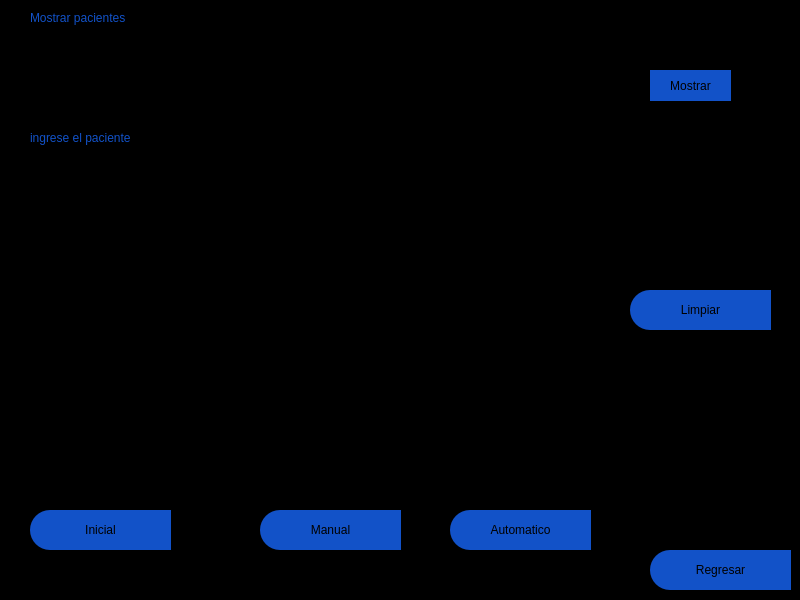
<?xml version="1.0" encoding="UTF-8"?>
<ui version="4.0">
 <class>MainWindow</class>
 <widget class="QMainWindow" name="MainWindow">
  <property name="geometry">
   <rect>
    <x>0</x>
    <y>0</y>
    <width>800</width>
    <height>600</height>
   </rect>
  </property>
  <property name="minimumSize">
   <size>
    <width>800</width>
    <height>600</height>
   </size>
  </property>
  <property name="maximumSize">
   <size>
    <width>800</width>
    <height>600</height>
   </size>
  </property>
  <property name="contextMenuPolicy">
   <enum>Qt::DefaultContextMenu</enum>
  </property>
  <property name="windowTitle">
   <string>Editar_curso</string>
  </property>
  <property name="styleSheet">
   <string notr="true"/>
  </property>
  <widget class="QWidget" name="centralwidget">
   <property name="maximumSize">
    <size>
     <width>800</width>
     <height>600</height>
    </size>
   </property>
   <widget class="QFrame" name="frame">
    <property name="geometry">
     <rect>
      <x>0</x>
      <y>0</y>
      <width>800</width>
      <height>600</height>
     </rect>
    </property>
    <property name="minimumSize">
     <size>
      <width>800</width>
      <height>600</height>
     </size>
    </property>
    <property name="maximumSize">
     <size>
      <width>800</width>
      <height>600</height>
     </size>
    </property>
    <property name="styleSheet">
     <string notr="true">QFrame{
background-color: rgb(0, 0, 0);
}



QLabel{
color: rgb(18, 82, 200);

font: 75 12pt &quot;Arial Black&quot;;
	
}

QLabel:hover{
color: white;


font: 75 12pt &quot;Arial Black&quot;;
}

QLineEdit{
background-color: rgb(0, 0, 0);
color: rgb(255, 255, 255);

font: 75 12pt &quot;Arial&quot;;
	
}

QTextEdit{
background-color: rgb(0, 0, 0);
color: rgb(255, 255, 255);

font: 75 12pt &quot;Arial&quot;;
	
}
</string>
    </property>
    <property name="frameShape">
     <enum>QFrame::StyledPanel</enum>
    </property>
    <property name="frameShadow">
     <enum>QFrame::Raised</enum>
    </property>
    <widget class="QPushButton" name="bt_regresar">
     <property name="geometry">
      <rect>
       <x>650</x>
       <y>550</y>
       <width>141</width>
       <height>40</height>
      </rect>
     </property>
     <property name="minimumSize">
      <size>
       <width>100</width>
       <height>40</height>
      </size>
     </property>
     <property name="styleSheet">
      <string notr="true">QPushButton{
background-color: rgb(18, 82, 200);
border-top-left-radius: 20px;
border-bottom-left-radius: 20px;

font: 75 11pt &quot;Arial Black&quot;;
	
}

QPushButton:hover{
background-color: white;
border-top-left-radius: 20px;
border-bottom-left-radius: 20px;

font: 75 11pt &quot;Arial Black&quot;;
}</string>
     </property>
     <property name="text">
      <string>Regresar</string>
     </property>
     <property name="icon">
      <iconset>
       <normaloff>pngfind.com-back-png-1934895.png</normaloff>pngfind.com-back-png-1934895.png</iconset>
     </property>
     <property name="iconSize">
      <size>
       <width>32</width>
       <height>32</height>
      </size>
     </property>
    </widget>
    <widget class="QPushButton" name="btnmanual">
     <property name="geometry">
      <rect>
       <x>260</x>
       <y>510</y>
       <width>141</width>
       <height>40</height>
      </rect>
     </property>
     <property name="minimumSize">
      <size>
       <width>100</width>
       <height>40</height>
      </size>
     </property>
     <property name="styleSheet">
      <string notr="true">QPushButton{
background-color: rgb(18, 82, 200);
border-top-left-radius: 20px;
border-bottom-left-radius: 20px;

font: 75 11pt &quot;Arial Black&quot;;
	
}

QPushButton:hover{
background-color: white;
border-top-left-radius: 20px;
border-bottom-left-radius: 20px;

font: 75 11pt &quot;Arial Black&quot;;
}</string>
     </property>
     <property name="text">
      <string>Manual</string>
     </property>
     <property name="icon">
      <iconset>
       <normaloff>escritura.png</normaloff>escritura.png</iconset>
     </property>
     <property name="iconSize">
      <size>
       <width>32</width>
       <height>32</height>
      </size>
     </property>
    </widget>
    <widget class="QLabel" name="label_8">
     <property name="geometry">
      <rect>
       <x>30</x>
       <y>0</y>
       <width>400</width>
       <height>35</height>
      </rect>
     </property>
     <property name="minimumSize">
      <size>
       <width>400</width>
       <height>35</height>
      </size>
     </property>
     <property name="maximumSize">
      <size>
       <width>200</width>
       <height>30</height>
      </size>
     </property>
     <property name="text">
      <string>Mostrar pacientes</string>
     </property>
    </widget>
    <widget class="QLineEdit" name="lineEditpaciente">
     <property name="geometry">
      <rect>
       <x>230</x>
       <y>130</y>
       <width>231</width>
       <height>20</height>
      </rect>
     </property>
    </widget>
    <widget class="QPushButton" name="btnmostrar">
     <property name="geometry">
      <rect>
       <x>650</x>
       <y>70</y>
       <width>81</width>
       <height>31</height>
      </rect>
     </property>
     <property name="styleSheet">
      <string notr="true">QPushButton{
background-color: rgb(18, 82, 200);
border-top-left-radius: 20px;
border-bottom-left-radius: 20px;

font: 75 11pt &quot;Arial Black&quot;;
	
}

QPushButton:hover{
background-color: white;
border-top-left-radius: 20px;
border-bottom-left-radius: 20px;

font: 75 11pt &quot;Arial Black&quot;;
}</string>
     </property>
     <property name="text">
      <string>Mostrar</string>
     </property>
    </widget>
    <widget class="QLabel" name="label_9">
     <property name="geometry">
      <rect>
       <x>30</x>
       <y>120</y>
       <width>200</width>
       <height>35</height>
      </rect>
     </property>
     <property name="minimumSize">
      <size>
       <width>200</width>
       <height>35</height>
      </size>
     </property>
     <property name="maximumSize">
      <size>
       <width>200</width>
       <height>30</height>
      </size>
     </property>
     <property name="text">
      <string>ingrese el paciente</string>
     </property>
    </widget>
    <widget class="QPushButton" name="btnauto">
     <property name="geometry">
      <rect>
       <x>450</x>
       <y>510</y>
       <width>141</width>
       <height>40</height>
      </rect>
     </property>
     <property name="minimumSize">
      <size>
       <width>100</width>
       <height>40</height>
      </size>
     </property>
     <property name="styleSheet">
      <string notr="true">QPushButton{
background-color: rgb(18, 82, 200);
border-top-left-radius: 20px;
border-bottom-left-radius: 20px;

font: 75 11pt &quot;Arial Black&quot;;
	
}

QPushButton:hover{
background-color: white;
border-top-left-radius: 20px;
border-bottom-left-radius: 20px;

font: 75 11pt &quot;Arial Black&quot;;
}</string>
     </property>
     <property name="text">
      <string>Automatico</string>
     </property>
     <property name="icon">
      <iconset>
       <normaloff>escritura.png</normaloff>escritura.png</iconset>
     </property>
     <property name="iconSize">
      <size>
       <width>32</width>
       <height>32</height>
      </size>
     </property>
    </widget>
    <widget class="QTextEdit" name="textEditpaciente">
     <property name="geometry">
      <rect>
       <x>30</x>
       <y>40</y>
       <width>591</width>
       <height>71</height>
      </rect>
     </property>
     <property name="html">
      <string>&lt;!DOCTYPE HTML PUBLIC &quot;-//W3C//DTD HTML 4.0//EN&quot; &quot;http://www.w3.org/TR/REC-html40/strict.dtd&quot;&gt;
&lt;html&gt;&lt;head&gt;&lt;meta name=&quot;qrichtext&quot; content=&quot;1&quot; /&gt;&lt;style type=&quot;text/css&quot;&gt;
p, li { white-space: pre-wrap; }
&lt;/style&gt;&lt;/head&gt;&lt;body style=&quot; font-family:'Arial'; font-size:12pt; font-weight:72; font-style:normal;&quot;&gt;
&lt;p style=&quot;-qt-paragraph-type:empty; margin-top:0px; margin-bottom:0px; margin-left:0px; margin-right:0px; -qt-block-indent:0; text-indent:0px;&quot;&gt;&lt;br /&gt;&lt;/p&gt;&lt;/body&gt;&lt;/html&gt;</string>
     </property>
    </widget>
    <widget class="QPushButton" name="btninicial">
     <property name="geometry">
      <rect>
       <x>30</x>
       <y>510</y>
       <width>141</width>
       <height>40</height>
      </rect>
     </property>
     <property name="minimumSize">
      <size>
       <width>100</width>
       <height>40</height>
      </size>
     </property>
     <property name="styleSheet">
      <string notr="true">QPushButton{
background-color: rgb(18, 82, 200);
border-top-left-radius: 20px;
border-bottom-left-radius: 20px;

font: 75 11pt &quot;Arial Black&quot;;
	
}

QPushButton:hover{
background-color: white;
border-top-left-radius: 20px;
border-bottom-left-radius: 20px;

font: 75 11pt &quot;Arial Black&quot;;
}</string>
     </property>
     <property name="text">
      <string>Inicial</string>
     </property>
     <property name="icon">
      <iconset>
       <normaloff>escritura.png</normaloff>escritura.png</iconset>
     </property>
     <property name="iconSize">
      <size>
       <width>32</width>
       <height>32</height>
      </size>
     </property>
    </widget>
    <widget class="QTextEdit" name="textEditmuestra">
     <property name="geometry">
      <rect>
       <x>30</x>
       <y>170</y>
       <width>591</width>
       <height>331</height>
      </rect>
     </property>
    </widget>
    <widget class="QPushButton" name="btnlimpiar">
     <property name="geometry">
      <rect>
       <x>630</x>
       <y>290</y>
       <width>141</width>
       <height>40</height>
      </rect>
     </property>
     <property name="minimumSize">
      <size>
       <width>100</width>
       <height>40</height>
      </size>
     </property>
     <property name="styleSheet">
      <string notr="true">QPushButton{
background-color: rgb(18, 82, 200);
border-top-left-radius: 20px;
border-bottom-left-radius: 20px;

font: 75 11pt &quot;Arial Black&quot;;
	
}

QPushButton:hover{
background-color: white;
border-top-left-radius: 20px;
border-bottom-left-radius: 20px;

font: 75 11pt &quot;Arial Black&quot;;
}</string>
     </property>
     <property name="text">
      <string>Limpiar</string>
     </property>
     <property name="icon">
      <iconset>
       <normaloff>escritura.png</normaloff>escritura.png</iconset>
     </property>
     <property name="iconSize">
      <size>
       <width>32</width>
       <height>32</height>
      </size>
     </property>
    </widget>
   </widget>
  </widget>
 </widget>
 <resources/>
 <connections/>
</ui>
